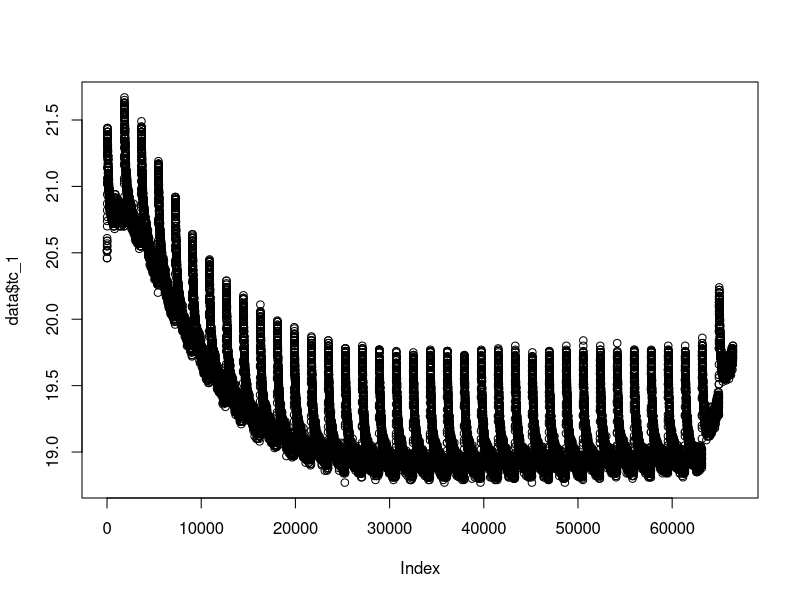
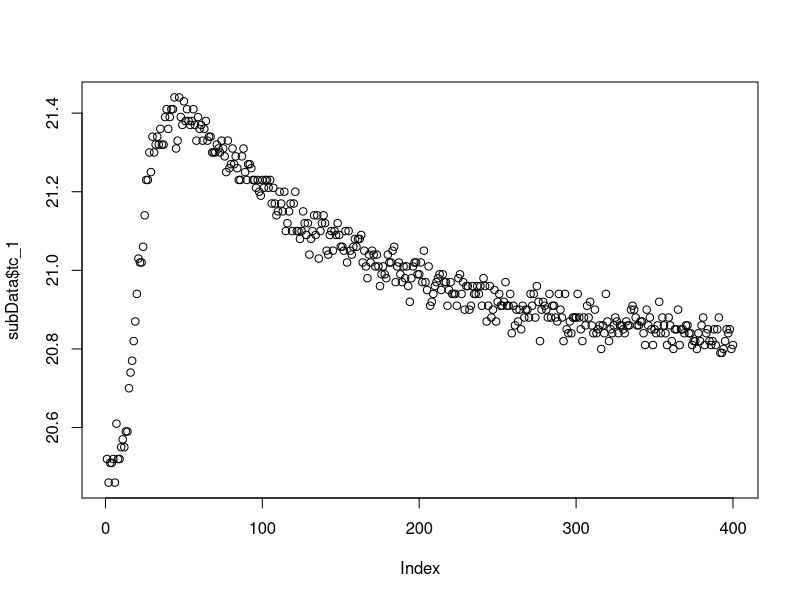
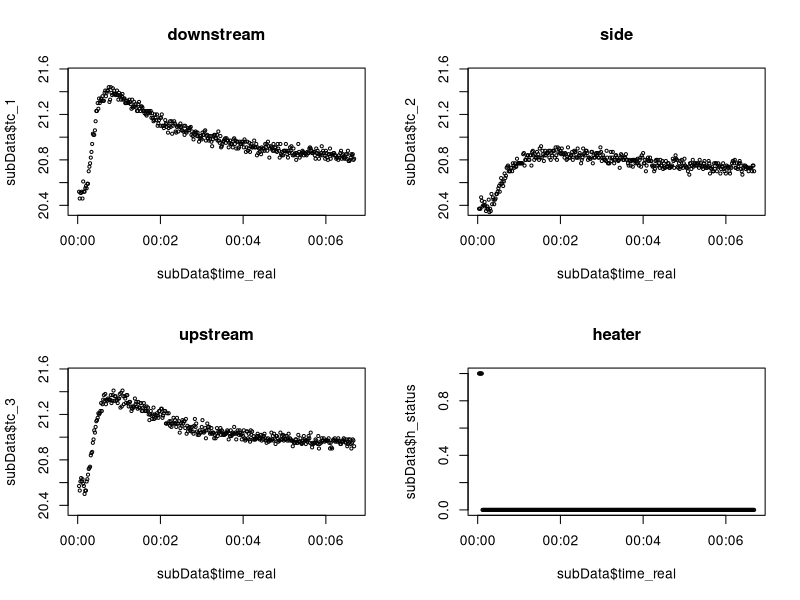

Generate these figures, in order, with R:
setwd("~/Documents/Projects/UAF/sap-flux/data/20161024-overnight_650mA//")
##--Load In Data--##
## 650 mA current
## 7.5 volts feeding
## 10.2 ohms
## 11.53 ohms including switching circuit
## tip120 forward resistance == 1.3 ohms

data = data.frame(read.csv("Data22.csv"))
#check to make sure this is correct
names(data) <- c("time", "tc_1", "tc_2", "tc_3", "h_status") 
##tc_1 is upStream
##tc_2 is sideStream
##tc_3 is downStream
data$time_real = as.POSIXct(data$time, origin="1970-01-01") #Convert time to POSIX
for (i in 1:length(data$time)) {
  data$log_interval[i] = data$time[i+1] - data$time[i]
}
#plot all of Upstream
par(mfrow=c(1,1))
plot(data$tc_1)
#plot single event of Upstream
start = (30*60)*0
#end = start+400
end =- start+400
subData = data[start:end,]
min = min(subData$tc_1) - 0.1
#max = max(subData$tc_1) + 0.1
max = min + 1.2
par(mfrow=c(1,1))
plot(subData$tc_1)
#Plot all 4 Sensors
par(mfrow=c(2,2))
plot(subData$tc_1~subData$time_real, type='p', pch=1, cex=.5, ylim=c(min, max), main="downstream")
plot(subData$tc_2~subData$time_real, type='p', pch=1, cex=.5, ylim=c(min, max), main="side")
plot(subData$tc_3~subData$time_real, type='p', pch=1, cex=.5, ylim=c(min, max), main="upstream")
plot(subData$h_status~subData$time_real, type='p', pch=1, cex=.5, ylim=c(0, 1), main="heater")

max(subData$tc_1)
max(subData$tc_3)
max(subData$tc_2)
